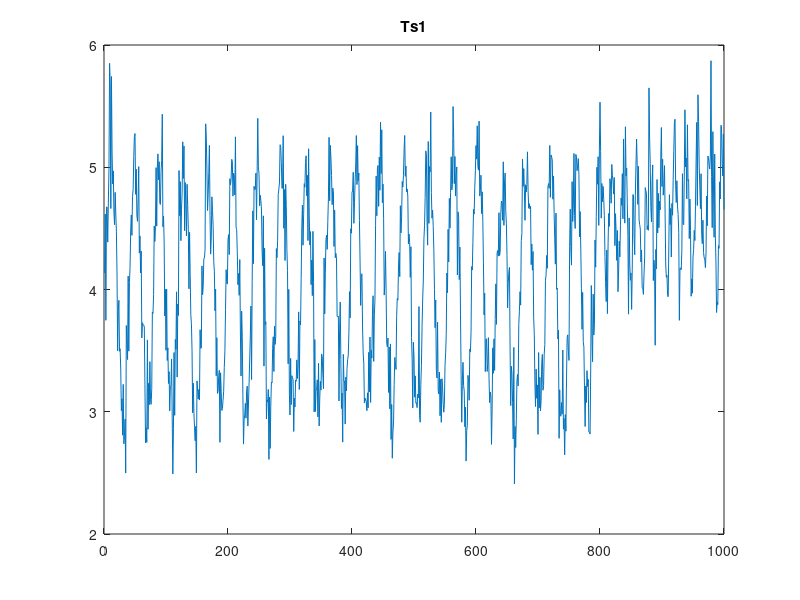
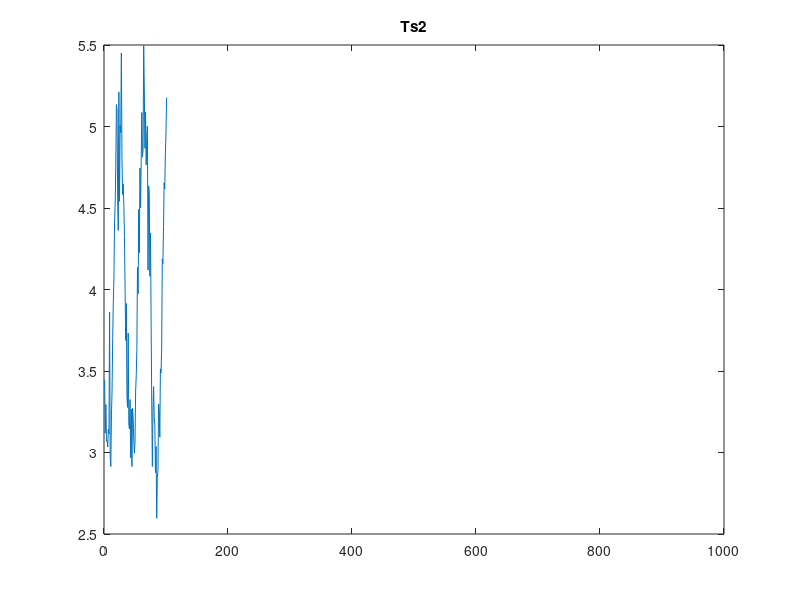

Here is the MATLAB script that generated these plots, in order: (Note: this script raises an error after producing the figures.)
function testFastMPdist()
Ts1 = load('test.txt');
close all

Ts1 = Ts1(1:1000);
Ts2 = Ts1(500:500+100); %awgn(-x', 10) -x'
SL = 10;
figure
plot(Ts1);
title('Ts1');

figure
plot(Ts2);
title('Ts2');
xlim([0 length(Ts1)]);

distanceFastMPdist = fastMPdist_SS(Ts1, Ts2, SL);
% distanceMPB = MPdist_SS(Ts1, Ts2 , SL, Thr);
% difference = diff(distanceFastMPdist - distanceMPB);
% figure
% plot(difference)
end